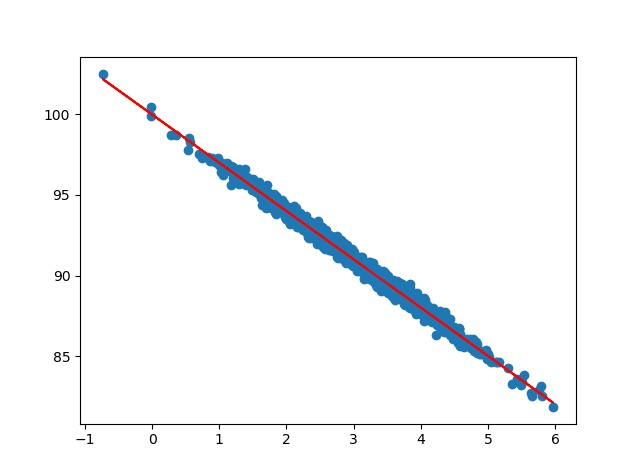

Recreate this plot in Python.
# Applying Linear Regression to an imaginary example
# The example is the relation between page speed and amount purchased of an online shop
# The idea is to show that the faster the page loads, the more are people spending
# Or, in other words, displaying the correlation between page speed and amount purchased

# Interesting question: is more spend because the page loads faster or are wealthy people able to spend more for a fast internet connection?)
# This analysis can't answer this question. Good example that correlation often does not mean causation)
# Whatever the causation, this script visualizes the correlation anyway

import numpy as np
from pylab import *

# creating random data showing pagespeed and purchase amounts of an online shop in relation to eachother
pageSpeeds = np.random.normal(3.0, 1.0, 1000)
purchaseAmount = 100 - (pageSpeeds + np.random.normal(0, 0.1, 1000)) * 3
#plt.scatter(pageSpeeds, purchaseAmount)
#plt.show()

# getting slope, r_value etc.
from scipy import stats
slope, intercept, r_value, p_value, std_err = stats.linregress(pageSpeeds, purchaseAmount)
print('Slope is:', slope)
print('R sqared is:', r_value ** 2)

# get a prediction using the slope
import matplotlib.pyplot as plt
def predict(x):
	return slope * x + intercept #y = mx + b
	
fitLine = predict(pageSpeeds)

plt.scatter(pageSpeeds, purchaseAmount)
plt.plot(pageSpeeds, fitLine, c='r')
plt.show()
